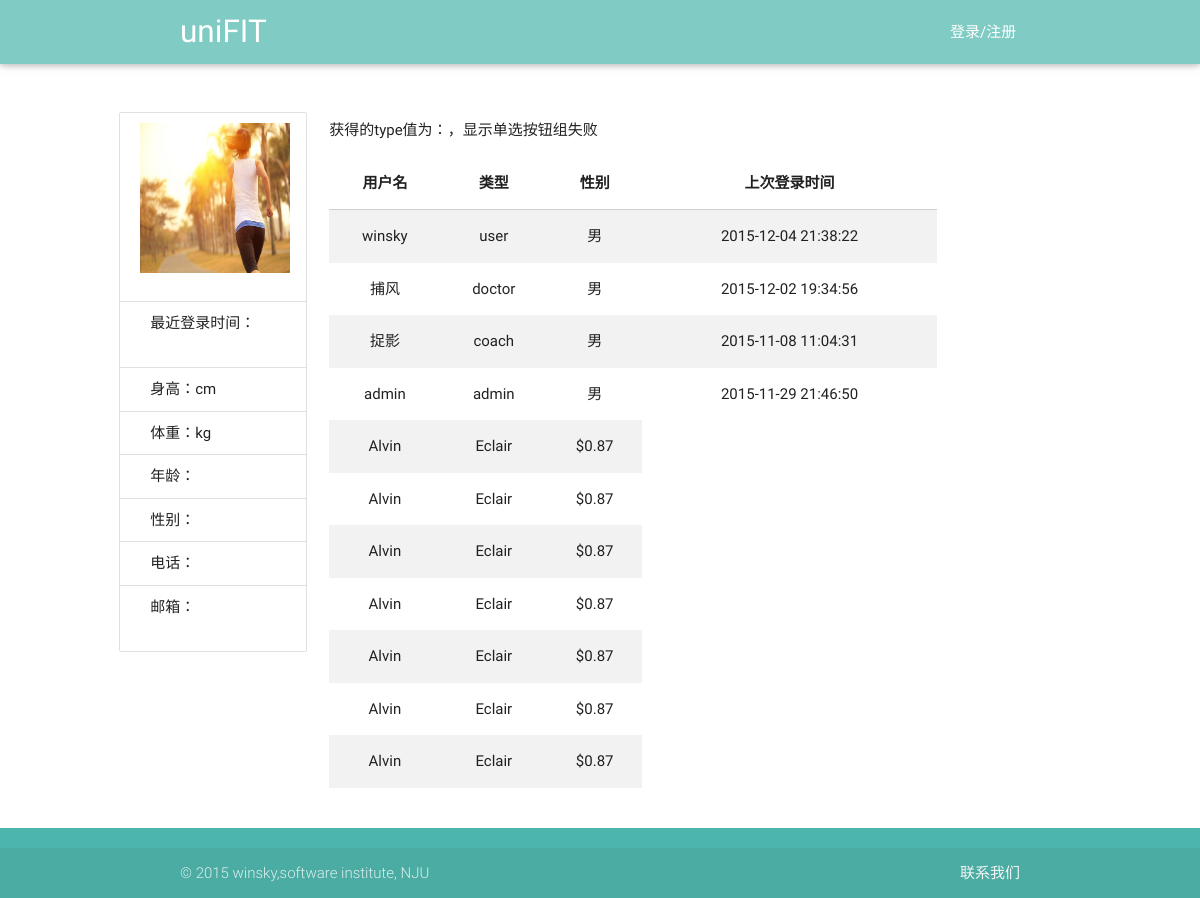
Page /view/showReservation.php on the committed database.
### tables this page shows
CREATE TABLE user(id integer primary key,userName varchar(40),password int, type varchar(20) ,age int,sex varchar(20),height int,weight int,telephone varchar(40), email varchar(40),lastLoadTime date default '—');

### service/UserService.php (called while the page is built, shortened)
<?php
require_once('../utils/SqliteHelper.php');
require_once('../model/User.php');
class UserService {
    var $db_user_base_info = "user";
    var $DB = null;
    public function __construct() {
        $this->DB = new SqliteHelper('../data.db');
    }
    public function getUserList($type) {
        if ($type === 'doctor-coach') {
            $sql = "select * from " . $this->db_user_base_info . " where type ='doctor' or type='coach'";
        } else if ($type != "user" && $type != "admin" && $type != "doctor" && $type != "coach") {
            $sql = "select * from " . $this->db_user_base_info;
        } else {
            $sql = "select * from " . $this->db_user_base_info . " where type ='" . $type . "'";
        }
        return $this->DB->getList($sql);
    }
    public function getUserByName($userName) {
        $sql = "select * from " . $this->db_user_base_info . " where userName='" . $userName . "' limit 1";
        $result = $this->DB->getList($sql);
        $rt = $result[0];
        $password = $rt["password"];
        $type = $rt["type"];
        $age = $rt["age"];
        $sex = $rt["sex"];
        $height = $rt["height"];
        $weight = $rt["weight"];
        $telephone = $rt["telephone"];
        $email = $rt["email"];
        $lastLoadTime = $rt["lastLoadTime"];
        $user = new User($userName, $age, $sex, $type, $password, $height, $weight, $email, $telephone);
        $user->setLastLoadTime($lastLoadTime);
        return $user;
    }
}

### utils/SqliteHelper.php (called while the page is built, shortened)
<?php
class SqliteHelper {
    function __construct($file) {
        try {
            $this->conn = new PDO('sqlite:' . $file);
        } catch (PDOException $e) {
            try {
                $this->conn = new PDO('sqlite2:' . $file);
            } catch (PDOException $e) {
                exit('error!');
            }
        }
    }
    function __destruct() {
        $this->conn = null;
    }
    function query($sql) {
        return $this->conn->query($sql);
    }
    function getList($sql) {
        $recordList = array();
        foreach ($this->RecordArray($sql) as $rstmp) {
            $recordList[] = $rstmp;
        }
        return $recordList;
    }
    function RecordArray($sql) {
        return $this->query($sql)->fetchAll();
    }
}

### model/User.php (called while the page is built, shortened)
<?php
class User {
    private $height = "";
    private $weight = "";
    public function __construct($userName, $age, $sex, $type, $password, $height, $weight, $email, $telephone) {
        $this->height = $height;
        $this->weight = $weight;
    }
    public function getHeight() {
        return $this->height;
    }
    public function getWeight() {
        return $this->weight;
    }
}

### view/showReservation.php (the view, shortened to what this page needs)
<!DOCTYPE html>
<html lang="en">
<head>
    <link href="../css/material_icons.css" rel="stylesheet" media="screen,projection">
    <link href="../css/materialize.css" type="text/css" rel="stylesheet" media="screen,projection"/>
    <link href="../css/style.css" type="text/css" rel="stylesheet" media="screen,projection"/>
</head>
<body onload="write_header();write_footer();">
<header></header>
<div class="container main row">
    <div class="col s12 l3">
        <ul class="collection with-header">
            <li class="collection-header">
                <img src="../images/back1.jpg" width="150px" height="150px">
                <?php
                $userName = $_GET["userName"];
                require_once("../service/UserService.php");
                $userService = new UserService();
                $user = $userService->getUserByName($userName);
                $lastLoadTime = $user->getLastLoadTime();
                $height = $user->getHeight()."cm";
                $weight = $user->getWeight()."kg";
                $age = $user->getAge();
                $sex = $user->getSex();
                $telephone = $user->getTelephone();
                $email = $user->getEmail();
                ?>
            </li>
            <p class="collection-item">最近登录时间：<br> &nbsp;&nbsp;&nbsp;&nbsp; <?php echo $lastLoadTime ?></p>
            <p class="collection-item">身高：<?php echo $height ?></p>
            <p class="collection-item">体重：<?php echo $weight ?></p>
            <p class="collection-item">年龄：<?php echo $age ?></p>
            <p class="collection-item">性别：<?php echo $sex ?></p>
            <p class="collection-item">电话：<?php echo $telephone ?></p>
            <p class="collection-item">邮箱： <br> &nbsp; <?php echo $email ?></p>
        </ul>
    </div>
    <div class="col s12 l9">
        <?php
        $type = $_GET["type"];
        ?>
        <div class="userType">
            <ul style="list-style:none;" onchange="chooseType()">
                <?php
                if ($type == "doctor-coach") {
                    echo '
                    <li style="float: left;margin-left: 110px;">
                        <input class="with-gap" name="types" type="radio" id="doctor-coach" value="doctor-coach" checked/>
                        <label for="doctor-coach">全部</label>
                    </li>
                    <li style="float: left;margin-left: 110px;">
                        <input class="with-gap" name="types" type="radio" id="doctor" value="doctor"/>
                        <label for="doctor">医生</label>
                    </li>
                    <li style="float: left;margin-left: 110px;">
                        <input class="with-gap" name="types" type="radio" id="coach" value="coach" />
                        <label for="coach">教练</label>
                    </li>
                ';
                } else {
                    echo "获得的type值为：", $type, "，显示单选按钮组失败";
                }
                ?>
            </ul>
        </div>
        <div>
            <table class="striped centered responsive-table">
                <thead>
                <tr>
                    <th data-field="userName">用户名</th>
                    <th data-field="type">类型</th>
                    <th data-field="sex">性别</th>
                    <th data-field="lastLoadTime">上次登录时间</th>
                </tr>
                </thead>
                <tbody>
                <?php
                require_once("../service/UserService.php");
                $user = new UserService();
                $result = $user->getUserList($type);
                foreach ($result as $row) {
                    $userName = $row['userName'];
                    $userType = $row['type'];
                    $sex = $row['sex'];
                    $lastLoadTime = $row['lastLoadTime'];
                    echo "<tr onclick='showDetail(this)'>";
                    echo "<td>$userName</td>";
                    echo "<td>$userType</td>";
                    echo "<td>$sex</td>";
                    echo "<td>$lastLoadTime</td>";
                    echo "</tr>";
                }
                ?>
                <tr>
                    <td>Alvin</td>
                    <td class="test">Eclair</td>
                    <td class="test">$0.87</td>
                </tr>
                <tr>
                    <td>Alvin</td>
                    <td class="test">Eclair</td>
                    <td class="test">$0.87</td>
                </tr>
                <tr>
                    <td>Alvin</td>
                    <td class="test">Eclair</td>
                    <td class="test">$0.87</td>
                </tr>
                <tr>
                    <td>Alvin</td>
                    <td class="test">Eclair</td>
                    <td class="test">$0.87</td>
                </tr>
                <tr>
                    <td>Alvin</td>
                    <td class="test">Eclair</td>
                    <td class="test">$0.87</td>
                </tr>
                <tr>
                    <td>Alvin</td>
                    <td class="test">Eclair</td>
                    <td class="test">$0.87</td>
                </tr>
                <tr>
                    <td>Alvin</td>
                    <td class="test">Eclair</td>
                    <td class="test">$0.87</td>
                </tr>
                </tbody>
            </table>
        </div>
    </div>
</div>
<div id="footer"></div>
</body>
</html>

### view/showReservation.php (style rules this page uses)
.row { margin-left: 9%; margin-right: 9%; }
.main { margin-top: 40px; }

### rows in the picture
user: userName "winsky", type "user", sex "男", lastLoadTime "2015-12-04 21:38:22"
user: userName "捕风", type "doctor", sex "男", lastLoadTime "2015-12-02 19:34:56"
user: userName "捉影", type "coach", sex "男", lastLoadTime "2015-11-08 11:04:31"
user: userName "admin", type "admin", sex "男", lastLoadTime "2015-11-29 21:46:50"

### other values in the picture
$height "cm"
$weight "kg"
